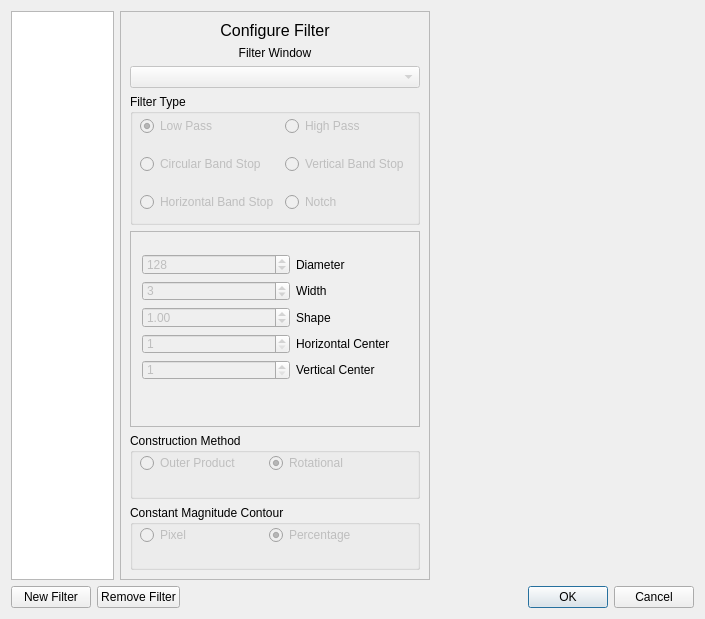
<?xml version="1.0" encoding="UTF-8"?>
<ui version="4.0">
 <class>filterConfig</class>
 <widget class="QDialog" name="filterConfig">
  <property name="geometry">
   <rect>
    <x>0</x>
    <y>0</y>
    <width>705</width>
    <height>619</height>
   </rect>
  </property>
  <property name="windowTitle">
   <string>Configure Filters</string>
  </property>
  <layout class="QVBoxLayout" name="verticalLayout">
   <item>
    <layout class="QHBoxLayout" name="horizontalLayout" stretch="0,6,5">
     <item>
      <widget class="QListWidget" name="filterList">
       <property name="sizePolicy">
        <sizepolicy hsizetype="Expanding" vsizetype="Expanding">
         <horstretch>2</horstretch>
         <verstretch>0</verstretch>
        </sizepolicy>
       </property>
       <property name="dragEnabled">
        <bool>false</bool>
       </property>
       <property name="dragDropMode">
        <enum>QAbstractItemView::InternalMove</enum>
       </property>
       <property name="defaultDropAction">
        <enum>Qt::MoveAction</enum>
       </property>
      </widget>
     </item>
     <item>
      <widget class="QFrame" name="frame">
       <property name="sizePolicy">
        <sizepolicy hsizetype="Preferred" vsizetype="Preferred">
         <horstretch>2</horstretch>
         <verstretch>0</verstretch>
        </sizepolicy>
       </property>
       <property name="frameShape">
        <enum>QFrame::StyledPanel</enum>
       </property>
       <property name="frameShadow">
        <enum>QFrame::Raised</enum>
       </property>
       <layout class="QVBoxLayout" name="verticalLayout_6">
        <item>
         <layout class="QVBoxLayout" name="verticalLayout_3">
          <item>
           <widget class="QLabel" name="label_5">
            <property name="font">
             <font>
              <pointsize>12</pointsize>
             </font>
            </property>
            <property name="text">
             <string>Configure Filter</string>
            </property>
            <property name="alignment">
             <set>Qt::AlignCenter</set>
            </property>
           </widget>
          </item>
          <item>
           <layout class="QVBoxLayout" name="verticalLayout_5">
            <item>
             <widget class="QLabel" name="label">
              <property name="text">
               <string>Filter Window</string>
              </property>
              <property name="alignment">
               <set>Qt::AlignBottom|Qt::AlignHCenter</set>
              </property>
             </widget>
            </item>
            <item>
             <widget class="QComboBox" name="windowCB">
              <property name="enabled">
               <bool>false</bool>
              </property>
             </widget>
            </item>
           </layout>
          </item>
          <item>
           <widget class="QGroupBox" name="groupBox">
            <property name="sizePolicy">
             <sizepolicy hsizetype="Preferred" vsizetype="Preferred">
              <horstretch>0</horstretch>
              <verstretch>2</verstretch>
             </sizepolicy>
            </property>
            <property name="title">
             <string>Filter Type</string>
            </property>
            <widget class="QWidget" name="layoutWidget">
             <property name="geometry">
              <rect>
               <x>10</x>
               <y>10</y>
               <width>271</width>
               <height>121</height>
              </rect>
             </property>
             <layout class="QGridLayout" name="gridLayout">
              <item row="0" column="0">
               <widget class="QRadioButton" name="lowpassRB">
                <property name="enabled">
                 <bool>false</bool>
                </property>
                <property name="text">
                 <string>Low Pass</string>
                </property>
                <property name="checked">
                 <bool>true</bool>
                </property>
               </widget>
              </item>
              <item row="0" column="1">
               <widget class="QRadioButton" name="highpassRB">
                <property name="enabled">
                 <bool>false</bool>
                </property>
                <property name="text">
                 <string>High Pass</string>
                </property>
               </widget>
              </item>
              <item row="1" column="0">
               <widget class="QRadioButton" name="cbandstopRB">
                <property name="enabled">
                 <bool>false</bool>
                </property>
                <property name="text">
                 <string>Circular Band Stop</string>
                </property>
               </widget>
              </item>
              <item row="1" column="1">
               <widget class="QRadioButton" name="vbandstopRB">
                <property name="enabled">
                 <bool>false</bool>
                </property>
                <property name="text">
                 <string>Vertical Band Stop</string>
                </property>
               </widget>
              </item>
              <item row="2" column="0">
               <widget class="QRadioButton" name="hbandstopRB">
                <property name="enabled">
                 <bool>false</bool>
                </property>
                <property name="text">
                 <string>Horizontal Band Stop</string>
                </property>
               </widget>
              </item>
              <item row="2" column="1">
               <widget class="QRadioButton" name="notchRB">
                <property name="enabled">
                 <bool>false</bool>
                </property>
                <property name="text">
                 <string>Notch</string>
                </property>
               </widget>
              </item>
             </layout>
            </widget>
           </widget>
          </item>
          <item>
           <widget class="QFrame" name="frame_2">
            <property name="sizePolicy">
             <sizepolicy hsizetype="Preferred" vsizetype="Preferred">
              <horstretch>0</horstretch>
              <verstretch>3</verstretch>
             </sizepolicy>
            </property>
            <property name="frameShape">
             <enum>QFrame::StyledPanel</enum>
            </property>
            <property name="frameShadow">
             <enum>QFrame::Raised</enum>
            </property>
            <widget class="QWidget" name="layoutWidget">
             <property name="geometry">
              <rect>
               <x>12</x>
               <y>23</y>
               <width>301</width>
               <height>126</height>
              </rect>
             </property>
             <layout class="QGridLayout" name="gridLayout_2">
              <item row="1" column="1">
               <widget class="QLabel" name="label_3">
                <property name="text">
                 <string>Width</string>
                </property>
               </widget>
              </item>
              <item row="1" column="0">
               <widget class="QSpinBox" name="widthSB">
                <property name="enabled">
                 <bool>false</bool>
                </property>
                <property name="minimum">
                 <number>1</number>
                </property>
                <property name="maximum">
                 <number>99999</number>
                </property>
                <property name="singleStep">
                 <number>2</number>
                </property>
                <property name="value">
                 <number>3</number>
                </property>
               </widget>
              </item>
              <item row="0" column="0">
               <widget class="QSpinBox" name="diameterSB">
                <property name="enabled">
                 <bool>false</bool>
                </property>
                <property name="minimum">
                 <number>1</number>
                </property>
                <property name="maximum">
                 <number>99999</number>
                </property>
                <property name="value">
                 <number>128</number>
                </property>
               </widget>
              </item>
              <item row="0" column="1">
               <widget class="QLabel" name="label_2">
                <property name="text">
                 <string>Diameter</string>
                </property>
               </widget>
              </item>
              <item row="3" column="1">
               <widget class="QLabel" name="label_6">
                <property name="text">
                 <string>Horizontal Center</string>
                </property>
               </widget>
              </item>
              <item row="2" column="1">
               <widget class="QLabel" name="label_4">
                <property name="text">
                 <string>Shape</string>
                </property>
               </widget>
              </item>
              <item row="2" column="0">
               <widget class="QDoubleSpinBox" name="shapeSB">
                <property name="enabled">
                 <bool>false</bool>
                </property>
                <property name="maximum">
                 <double>9999999.000000000000000</double>
                </property>
                <property name="singleStep">
                 <double>0.010000000000000</double>
                </property>
                <property name="value">
                 <double>1.000000000000000</double>
                </property>
               </widget>
              </item>
              <item row="4" column="1">
               <widget class="QLabel" name="label_7">
                <property name="text">
                 <string>Vertical Center</string>
                </property>
               </widget>
              </item>
              <item row="3" column="0">
               <widget class="QSpinBox" name="hcenterSB">
                <property name="enabled">
                 <bool>false</bool>
                </property>
                <property name="minimum">
                 <number>1</number>
                </property>
                <property name="maximum">
                 <number>99999</number>
                </property>
               </widget>
              </item>
              <item row="4" column="0">
               <widget class="QSpinBox" name="vcenterSB">
                <property name="enabled">
                 <bool>false</bool>
                </property>
                <property name="minimum">
                 <number>1</number>
                </property>
                <property name="maximum">
                 <number>99999</number>
                </property>
               </widget>
              </item>
             </layout>
            </widget>
           </widget>
          </item>
          <item>
           <widget class="QGroupBox" name="groupBox_3">
            <property name="sizePolicy">
             <sizepolicy hsizetype="Preferred" vsizetype="Preferred">
              <horstretch>0</horstretch>
              <verstretch>1</verstretch>
             </sizepolicy>
            </property>
            <property name="title">
             <string>Construction Method</string>
            </property>
            <widget class="QWidget" name="layoutWidget">
             <property name="geometry">
              <rect>
               <x>10</x>
               <y>20</y>
               <width>251</width>
               <height>20</height>
              </rect>
             </property>
             <layout class="QHBoxLayout" name="horizontalLayout_4">
              <item>
               <widget class="QRadioButton" name="outerRB">
                <property name="enabled">
                 <bool>false</bool>
                </property>
                <property name="text">
                 <string>Outer Product</string>
                </property>
               </widget>
              </item>
              <item>
               <widget class="QRadioButton" name="rotationalRB">
                <property name="enabled">
                 <bool>false</bool>
                </property>
                <property name="text">
                 <string>Rotational</string>
                </property>
                <property name="checked">
                 <bool>true</bool>
                </property>
               </widget>
              </item>
             </layout>
            </widget>
           </widget>
          </item>
          <item>
           <widget class="QGroupBox" name="groupBox_2">
            <property name="sizePolicy">
             <sizepolicy hsizetype="Preferred" vsizetype="Preferred">
              <horstretch>0</horstretch>
              <verstretch>1</verstretch>
             </sizepolicy>
            </property>
            <property name="title">
             <string>Constant Magnitude Contour</string>
            </property>
            <widget class="QWidget" name="layoutWidget">
             <property name="geometry">
              <rect>
               <x>10</x>
               <y>20</y>
               <width>251</width>
               <height>20</height>
              </rect>
             </property>
             <layout class="QHBoxLayout" name="horizontalLayout_3">
              <item>
               <widget class="QRadioButton" name="pixelRB">
                <property name="enabled">
                 <bool>false</bool>
                </property>
                <property name="text">
                 <string>Pixel</string>
                </property>
               </widget>
              </item>
              <item>
               <widget class="QRadioButton" name="percentRB">
                <property name="enabled">
                 <bool>false</bool>
                </property>
                <property name="text">
                 <string>Percentage</string>
                </property>
                <property name="checked">
                 <bool>true</bool>
                </property>
               </widget>
              </item>
             </layout>
            </widget>
           </widget>
          </item>
         </layout>
        </item>
       </layout>
      </widget>
     </item>
     <item>
      <widget class="mplCanvas" name="filterDisplay" native="true">
       <property name="sizePolicy">
        <sizepolicy hsizetype="Preferred" vsizetype="Preferred">
         <horstretch>3</horstretch>
         <verstretch>0</verstretch>
        </sizepolicy>
       </property>
      </widget>
     </item>
    </layout>
   </item>
   <item>
    <layout class="QHBoxLayout" name="horizontalLayout_2" stretch="0,0,0">
     <item>
      <widget class="QPushButton" name="newButton">
       <property name="text">
        <string>New Filter</string>
       </property>
      </widget>
     </item>
     <item>
      <widget class="QPushButton" name="removeButton">
       <property name="text">
        <string>Remove Filter</string>
       </property>
      </widget>
     </item>
     <item>
      <widget class="QDialogButtonBox" name="buttonBox">
       <property name="orientation">
        <enum>Qt::Horizontal</enum>
       </property>
       <property name="standardButtons">
        <set>QDialogButtonBox::Cancel|QDialogButtonBox::Ok</set>
       </property>
      </widget>
     </item>
    </layout>
   </item>
  </layout>
 </widget>
 <customwidgets>
  <customwidget>
   <class>mplCanvas</class>
   <extends>QWidget</extends>
   <header>mplwidget.h</header>
   <container>1</container>
  </customwidget>
 </customwidgets>
 <resources/>
 <connections>
  <connection>
   <sender>buttonBox</sender>
   <signal>accepted()</signal>
   <receiver>filterConfig</receiver>
   <slot>accept()</slot>
   <hints>
    <hint type="sourcelabel">
     <x>248</x>
     <y>254</y>
    </hint>
    <hint type="destinationlabel">
     <x>157</x>
     <y>274</y>
    </hint>
   </hints>
  </connection>
  <connection>
   <sender>buttonBox</sender>
   <signal>rejected()</signal>
   <receiver>filterConfig</receiver>
   <slot>reject()</slot>
   <hints>
    <hint type="sourcelabel">
     <x>316</x>
     <y>260</y>
    </hint>
    <hint type="destinationlabel">
     <x>286</x>
     <y>274</y>
    </hint>
   </hints>
  </connection>
 </connections>
</ui>
